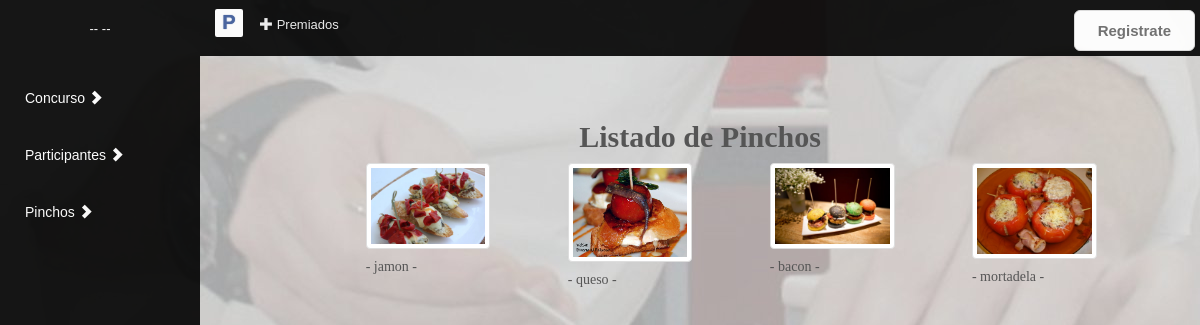
The page /index.php?controller=pincho&action=listadoPincho on the database its author committed.
### tables this page shows
CREATE TABLE IF NOT EXISTS `pincho` (
  `idPi` INT NOT NULL,
  `nombrePi` VARCHAR(45) NOT NULL,
  `precioPi` INT NOT NULL,
  `ingredientesPi` VARCHAR(255) NOT NULL,
  `cocineroPi` VARCHAR(45) NOT NULL,
  `numvotosPopPi` INT NOT NULL,
  `numvotosProfPi` DOUBLE NOT NULL,
  `fotoPi` VARCHAR(45) NOT NULL,
  `estadoPi` TINYINT(1) NOT NULL comment '1=activo, 0=inactivo',
  `participanteEmail` VARCHAR(45) NOT NULL,
  `numvotePi` VARCHAR(45) NOT NULL,
  PRIMARY KEY (`idPi`),
  FOREIGN KEY (`participanteEmail`) REFERENCES `participante` (`usuarioEmail`)
  );

### src/core/ViewManager.php (called while the page is built, shortened)
<?php
class ViewManager {
  private $variables = array();
  public function setVariable($varname, $value, $flash=false) {
    $this->variables[$varname] = $value;
  }
  public function getVariable($varname, $default=NULL) {
    if (!isset($this->variables[$varname])) {
      return $default;
    }
    return $this->variables[$varname];
  }
  public function render($controller, $viewname) {
    include(__DIR__."/../view/$controller/$viewname.php");
  }
  private static $viewmanager_singleton = NULL;
  public static function getInstance() {
    if (self::$viewmanager_singleton == null) {
      self::$viewmanager_singleton = new ViewManager();
    }
    return self::$viewmanager_singleton;
  }
}

### src/index.php (called while the page is built, shortened)
<?php
function run() {
  try {
    $controller = loadController($_GET["controller"]);
    $actionName = $_GET["action"];
    $controller->$actionName();
  } catch(Exception $ex) {
    die("An exception occured!!!!!".$ex->getMessage());
  }
}
function loadController($controllerName) {
  return new $controllerClassName();
}
run();
?>

### src/model/Pincho.php (called while the page is built, shortened)
<?php
class Pincho {
  private $idPi;
  private $nombrePi;
  private $fotoPi;
  public function __construct($idPi=NULL,
  $nombrePi=NULL,
  $precioPi=NULL,
  $ingredientesPi=NULL,
  $cocineroPi=NULL,
  $numvotosPopPi=NULL,
  $numvotosProfPi=NULL,
  $fotoPi=NULL,
  $fotoPiSize=NULL,
  $estadoPi=NULL,
  $ParticipanteEmail=NULL,
  $numvotePi=NULL) {
    $this->idPi = $idPi;
    $this->nombrePi = $nombrePi;
    $this->fotoPi = $fotoPi;
  }
  public function getIdPi() {
    return $this->idPi;
  }
  public function getNombrePi() {
    return $this->nombrePi;
  }
  public function getFotoPi() {
    return $this->fotoPi;
  }
  public function listarPiActivos(){
    $activo = "1";
    $db = PDOConnection::getInstance();
    $stmt = $db->prepare("SELECT * FROM pincho where estadoPi=?");
    $stmt->execute(array(($activo)));
    $pinchos_db=$stmt->fetchAll(PDO::FETCH_ASSOC);
    $pinchos=array();
    foreach ($pinchos_db as $pincho) {
      array_push($pinchos, new Pincho($pincho["idPi"],
      $pincho["nombrePi"],
      $pincho["precioPi"],
      $pincho["ingredientesPi"],
      $pincho["cocineroPi"],
      $pincho["numvotosPopPi"],
      $pincho["numvotosProfPi"],
      $pincho["fotoPi"],
      0,
      $pincho["estadoPi"],
      $pincho["participanteEmail"],
      $pincho["numvotePi"]));
    }
    return $pinchos;
  }
}

### src/view/vistas/listaPinchos.php (the view, shortened to what this page needs)
<?php
include(__DIR__."/../layouts/inicio.php");
require_once(__DIR__."/../../core/ViewManager.php");
$view = ViewManager::getInstance();
$view->setVariable("title", "Login");
$pinchos = $view->getVariable("pinchos");
?>
<div class="margensup" >
	<div class="column col-lg-10 col-md-10 col-sm-12 col-xs-12 col-md-offset-1" >
		<div class="modalbox movedown">
			<div class="row">
				<h2 class="alineado">Listado de Pinchos</h2>
			</div>
			<ul class= "list-inline ">
				<?php
				foreach ($pinchos as $pincho):?>
					<li class= "column col-lg-2 col-md-2 col-sm-4 col-xs-4 col-md-offset-1">
						<a href="index.php?controller=pincho&action=consultaPincho&idPi= <?=$pincho->getIdPi();?>">
							<img src= "<?=$pincho->getFotoPi()?>" alt="Imagen del Pincho" class="img-thumbnail img-responsive">
						</a>
						<div class="caption">
							<h5>- <?=$pincho->getNombrePi()?> -</h5>
						</div>
					</li>
				<?php endforeach;?>
				</ul>
			</div>
		</div>
	</div>
	<?php
	include(__DIR__."../../layouts/pie.php");
	?>

### src/resources/css/styles.css (style rules this page uses)
.fondo { background-color: #d6d6d6; background-image:url('../img/portada/portadaIn.jpg'); }
html, body { font-family: cursive; font-size:15px; color:#555555; }
a { color:#222222; }
.wrapper, .row { margin-left:0; margin-right:0; }
.wrapper:before, .wrapper:after, .column:before, .column:after { content: ""; display: table; }
.wrapper:after, .column:after { clear: both; }
.column { overflow: auto; *zoom:1; }
.margensup { margin-top:100px; }
.alineado { text-align:center; }
h1,h2,h3 { font-weight:800; }

### rows shown on the page
pincho: fotoPi (picture), nombrePi "jamon"
pincho: fotoPi (picture), nombrePi "queso"
pincho: fotoPi (picture), nombrePi "bacon"
pincho: fotoPi (picture), nombrePi "mortadela"
